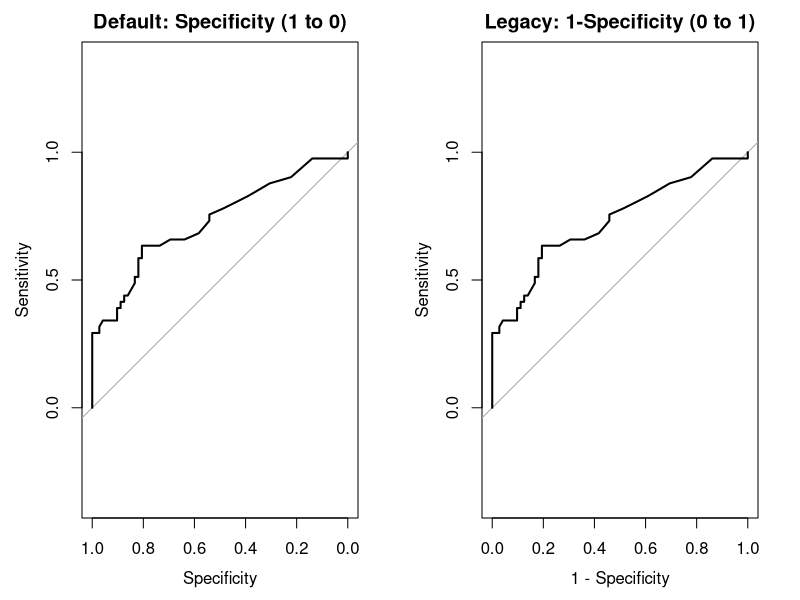
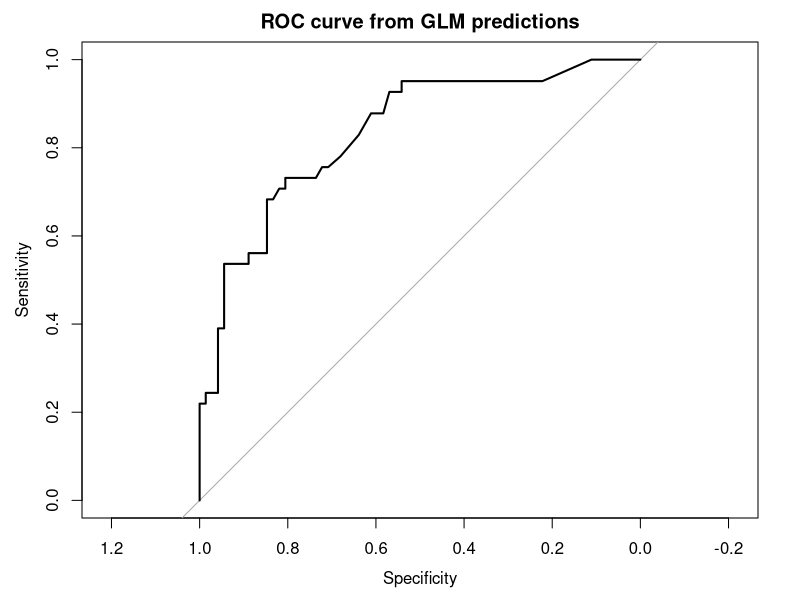

The R script that drew these images, in order:
## ---- chunk 1
knitr::opts_chunk$set(
  collapse = TRUE,
  comment = "#>",
  message = FALSE,
  warning = FALSE
)
## ---- chunk 2
library(pROC)
data(aSAH)

# Create a ROC curve
rocobj <- roc(aSAH$outcome, aSAH$s100b)

# Plot with default axis (Specificity from 1 to 0)
par(mfrow = c(1, 2))
plot(rocobj, main = "Default: Specificity (1 to 0)")

# Plot with legacy axis (1-Specificity from 0 to 1)
plot(rocobj, main = "Legacy: 1-Specificity (0 to 1)", 
     legacy.axes = TRUE)
par(mfrow = c(1, 1))
## ---- chunk 3
# Fit a logistic regression model
model <- glm(outcome ~ s100b + wfns, data = aSAH, family = binomial)

# Get predicted probabilities
predictions <- predict(model, type = "response")

# Create ROC curve with the predictions
roc_glm <- roc(aSAH$outcome, predictions)

# Plot and compute AUC
plot(roc_glm, main = "ROC curve from GLM predictions")
auc(roc_glm)
